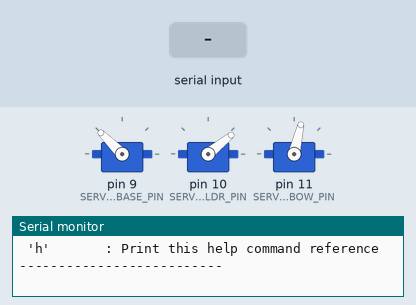
This sketch was run on a simulated Arduino Uno, built with avr-gcc and run on an emulated ATmega328P. Parts: 3 × servo, the last lines printed to the serial monitor. Inputs (shaded band) come from the test bench.

Above: at 1.7 s.
1.8 s: "t\n" received over Serial
At 2.17 s:
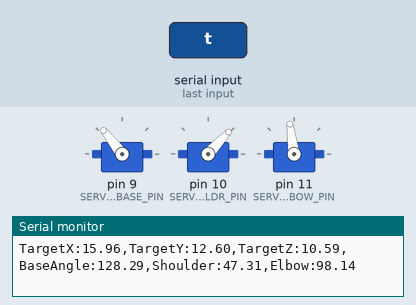
4.8 s: byte 116 ('t') received over Serial
At 4.8 s:
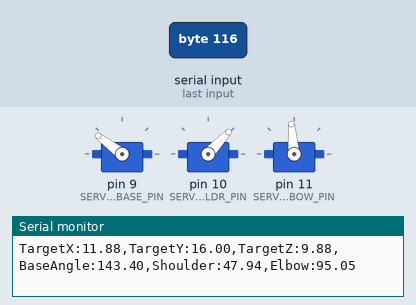
6.3 s: byte 84 ('T') received over Serial
At 6.9 s:
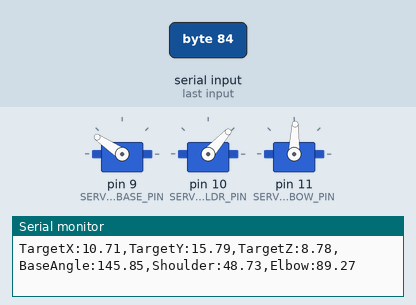
9.3 s: byte 120 ('x') received over Serial
At 9.3 s:
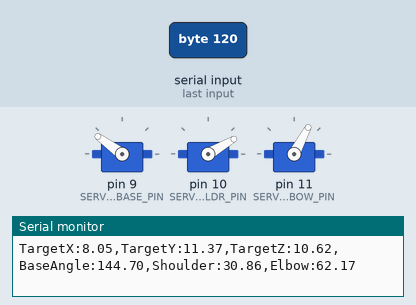
12.3 s: byte 115 ('s') received over Serial
15.3 s: byte 121 ('y') received over Serial
Timing chart, 0 to 19.3 s (numbered marks = the images above; inputs shaded):
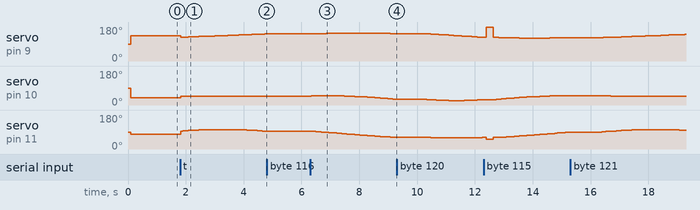

Measured:
- after the input at 1.8 s, servo on pin 10 (SERVO_SHLDR_PIN): 39° → 47° at once, → 46° 0.44 s later, → 47° 2.0 s later; servo on pin 11 (SERVO_ELBOW_PIN): rises from 77° to 103° in 0.99 s, then falls to 95° in 1.8 s
- after the input at 4.8 s, servo on pin 9 (SERVO_BASE_PIN): stays 143° (without the input it goes to 144° after 0.11 s); servo on pin 10 (SERVO_SHLDR_PIN): stays 47° (without the input it goes to 48° after 0.02 s); servo on pin 11 (SERVO_ELBOW_PIN): stays 95° (without the input it goes to 94° after 0.02 s)
- after the input at 6.3 s, servo on pin 9 (SERVO_BASE_PIN): 143° → 144° after 0.11 s, → 145° 0.18 s later, → 146° 0.27 s later, → 147° 0.27 s later, … (9 changes in this stretch); servo on pin 11 (SERVO_ELBOW_PIN): moves from 95° to 62° over 2.8 s, starting at once

The sketch:

Day_95_Robotic_Arm_IK.ino
```cpp
/*
 * 100 Projects with Arduino - Day 95
 * Project: 3-DOF Robotic Arm Inverse Kinematics (Geometric IK Solver)
 *
 * DESCRIPTION:
 * This project implements a real-time Inverse Kinematics (IK) solver for a 3-Degree-of-Freedom
 * (3-DOF) articulated robotic arm.
 *
 * THE ROBOTICS PROBLEM:
 * - Forward Kinematics (FK): Given joint angles (Base, Shoulder, Elbow), find where the hand
 *   (end-effector) is in 3D space (x, y, z). (Mathematically simple: basic trigonometry).
 * - Inverse Kinematics (IK): Given a target coordinate (x, y, z) where we want the robot to reach,
 *   calculate the required joint angles (theta1, theta2, theta3). (Mathematically complex:
 *   transcendental trigonometric equations with multiple solutions or singularities).
 *
 * THE MATHEMATICAL SOLVER (GEOMETRIC METHOD):
 * 1. Base Yaw (theta1): Rotates in the horizontal XY plane.
 *      theta1 = atan2(y, x)
 * 2. Planar Projection: Projects the 3D target coordinates (x, y, z) into a 2D vertical plane
 *      with radial distance r = sqrt(x^2 + y^2) and height z' = z - H_base.
 * 3. Law of Cosines: Solves the elbow (theta3) and shoulder (theta2) angles inside the triangle
 *    formed by link 1 (L1), link 2 (L2), and the diagonal distance S = sqrt(r^2 + z'^2).
 *
 * INTERACTIVE CLI & PATH SIMULATOR:
 * The Serial Monitor CLI allows entering coordinate targets (x, y, z) directly.
 * The program also features an automated "Circle Sweep" simulation mode that traces a 3D circle,
 * calculating joint angles continuously at 50 Hz, designed for plotting on the Serial Plotter.
 *
 * WIRING:
 * - Servo 1 (Base Yaw)      -> Digital Pin 9
 * - Servo 2 (Shoulder Pitch) -> Digital Pin 10
 * - Servo 3 (Elbow Pitch)    -> Digital Pin 11
 * - Servos require external 5V/6V power supply (do not power directly from Arduino 5V pin!).
 */

#include <Servo.h>

// --- ROBOT GEOMETRY (Dimensions in cm) ---
const float L1 = 15.0f;     // Link 1 (Shoulder to Elbow length)
const float L2 = 12.0f;     // Link 2 (Elbow to Wrist/End-Effector length)
const float H_BASE = 8.0f;  // Height of base rotation joint from ground

// --- PIN DEFINITIONS ---
const int SERVO_BASE_PIN = 9;
const int SERVO_SHLDR_PIN = 10;
const int SERVO_ELBOW_PIN = 11;

// --- SERVO INSTANCES ---
Servo servoBase;
Servo servoShoulder;
Servo servoElbow;

// --- ROBOT STATE ---
float targetX = 12.0f;
float targetY = 12.0f;
float targetZ = 10.0f;

float jointTheta1 = 90.0f;  // Base Angle (Degrees)
float jointTheta2 = 90.0f;  // Shoulder Angle (Degrees)
float jointTheta3 = 90.0f;  // Elbow Angle (Degrees)

bool simulationActive = false;

void setup() {
  Serial.begin(9600);

  // Attach Servos
  servoBase.attach(SERVO_BASE_PIN);
  servoShoulder.attach(SERVO_SHLDR_PIN);
  servoElbow.attach(SERVO_ELBOW_PIN);

  // Home Servos
  writeServos(90, 90, 90);

  Serial.println(F("=================================================="));
  Serial.println(F("Day 95: 3-DOF Robotic Arm Inverse Kinematics"));
  Serial.println(F("=================================================="));

  // Test solve for default position
  if (solveInverseKinematics(targetX, targetY, targetZ, jointTheta1, jointTheta2, jointTheta3)) {
    writeServos(jointTheta1, jointTheta2, jointTheta3);
  }

  printMenu();
}

void loop() {
  // 1. Run Automated Path Simulation (Traces a Circle in 3D space)
  if (simulationActive) {
    runCircleTraceSimulation();
  }

  // 2. Poll Serial CLI Commands
  if (Serial.available() > 0) {
    char cmd = Serial.read();
    if (cmd == '\n' || cmd == '\r') return;

    switch (cmd) {
      case 'x':
        targetX = Serial.parseFloat();
        break;
      case 'y':
        targetY = Serial.parseFloat();
        break;
      case 'z':
        targetZ = Serial.parseFloat();
        break;
      case 's':
      case 'S':
        // Run solver manually and print
        Serial.print(F("[INPUT] Target Coordinate set to: X="));
        Serial.print(targetX);
        Serial.print(F(", Y="));
        Serial.print(targetY);
        Serial.print(F(", Z="));
        Serial.println(targetZ);

        if (solveInverseKinematics(targetX, targetY, targetZ, jointTheta1, jointTheta2,
                                   jointTheta3)) {
          writeServos(jointTheta1, jointTheta2, jointTheta3);
          printJointAngles();
        }
        break;
      case 't':
      case 'T':
        simulationActive = !simulationActive;
        Serial.print(F("[SYSTEM] 3D Circle Trace Path Simulation: "));
        Serial.println(simulationActive ? F("STARTED") : F("STOPPED"));
        break;
      case 'h':
      case 'H':
        printMenu();
        break;
      default:
        break;
    }
  }

  delay(20);  // 50 Hz loop frequency
}

// =============================================================
//  INVERSE KINEMATICS MATHEMATICAL SOLVER
// =============================================================

/**
 * Calculates joint angles (degrees) for target coordinate (x,y,z).
 * Returns true if the position is reachable (valid solution exists).
 */
bool solveInverseKinematics(float x, float y, float z, float &t1, float &t2, float &t3) {
  // 1. Solve Base Rotation Angle (Theta 1)
  // Base rotates on the XY plane.
  float theta1_rad = atan2(y, x);

  // 2. Project 3D coordinates onto 2D plane (r, z')
  float r = sqrt(x * x + y * y);  // Radial distance in XY plane
  float z_prime = z - H_BASE;     // Vertical offset relative to shoulder joint

  // 3. Check for workspace reachability
  // Calculate direct diagonal distance from shoulder to end-effector
  float S = sqrt(r * r + z_prime * z_prime);

  if (S > (L1 + L2)) {
    Serial.println(F("[ERROR] Target out of range! (Exceeds physical reach)"));
    return false;
  }
  if (S < abs(L1 - L2)) {
    Serial.println(F("[ERROR] Target too close! (Workspace singularity)"));
    return false;
  }

  // 4. Solve Elbow Angle (Theta 3) using Law of Cosines
  // cos(beta) = (L1^2 + L2^2 - S^2) / (2 * L1 * L2)
  // Where beta is the interior angle between L1 and L2.
  float cosBeta = (L1 * L1 + L2 * L2 - S * S) / (2.0f * L1 * L2);
  cosBeta = constrain(cosBeta, -1.0f, 1.0f);  // Guard against floating point inaccuracies
  float beta = acos(cosBeta);

  // Joint angle theta3 is the relative angle between L1 extension and L2.
  // We solve for elbow-up configuration: theta3 = PI - beta.
  float theta3_rad = PI - beta;

  // 5. Solve Shoulder Angle (Theta 2)
  // theta2 = phi1 - phi2
  // phi1 = angle of target diagonal line from ground horizontal = atan2(z_prime, r)
  // phi2 = interior angle between L1 and target diagonal S
  // cos(phi2) = (L1^2 + S^2 - L2^2) / (2 * L1 * S)
  float phi1 = atan2(z_prime, r);
  float cosPhi2 = (L1 * L1 + S * S - L2 * L2) / (2.0f * L1 * S);
  cosPhi2 = constrain(cosPhi2, -1.0f, 1.0f);
  float phi2 = acos(cosPhi2);

  float theta2_rad = phi1 + phi2;  // Elbow-up configuration adds these angles

  // 6. Convert Radians to Degrees
  t1 = theta1_rad * 180.0f / PI;
  t2 = theta2_rad * 180.0f / PI;
  t3 = theta3_rad * 180.0f / PI;

  // Convert to physical servo mounting reference offsets
  // (Base center = 90 deg, Shoulder upright = 90 deg, Elbow straight = 90 deg)
  t1 = 90.0f + t1;   // Assuming base rotates +/- 90 degrees around center
  t2 = 90.0f - t2;   // Upward pitch from horizontal
  t3 = 180.0f - t3;  // Angle relative to L1

  // Final range guards (Servo physical limits: 0 to 180 degrees)
  if (t1 < 0.0f || t1 > 180.0f || t2 < 0.0f || t2 > 180.0f || t3 < 0.0f || t3 > 180.0f) {
    Serial.println(
        F("[ERROR] Target reachable, but requires joint angles outside servo limits (0-180)!"));
    return false;
  }

  return true;
}

void writeServos(float t1, float t2, float t3) {
  servoBase.write((int)t1);
  servoShoulder.write((int)t2);
  servoElbow.write((int)t3);
}

// =============================================================
//  PATH GENERATOR & UTILITIES
// =============================================================

/**
 * Traces a 3D circle in space.
 * Radius = 4cm, centered at X=12cm, Y=12cm, Z=10cm.
 */
void runCircleTraceSimulation() {
  static float angle = 0.0f;
  const float radius = 4.0f;

  // Center coordinates
  const float cx = 12.0f;
  const float cy = 12.0f;
  const float cz = 10.0f;

  // Parametric circle equations
  float targetX_sim = cx + radius * cos(angle);
  float targetY_sim = cy + radius * sin(angle);
  float targetZ_sim = cz + radius * sin(angle * 2.0f) * 0.5f;  // Add a slight figure-8 height wave

  angle += 0.05f;
  if (angle >= 2.0f * PI) angle -= 2.0f * PI;

  float t1, t2, t3;
  if (solveInverseKinematics(targetX_sim, targetY_sim, targetZ_sim, t1, t2, t3)) {
    writeServos(t1, t2, t3);

    // Output values formatted for the Serial Plotter
    Serial.print(F("TargetX:"));
    Serial.print(targetX_sim);
    Serial.print(F(",TargetY:"));
    Serial.print(targetY_sim);
    Serial.print(F(",TargetZ:"));
    Serial.print(targetZ_sim);
    Serial.print(F(",BaseAngle:"));
    Serial.print(t1);
    Serial.print(F(",Shoulder:"));
    Serial.print(t2);
    Serial.print(F(",Elbow:"));
    Serial.println(t3);
  }
}

void printJointAngles() {
  Serial.println(F("----------------- SOLVED JOINT ANGLES -----------------"));
  Serial.print(F(" Base (Servo D9)     : "));
  Serial.print(jointTheta1, 1);
  Serial.println(F(" degrees"));
  Serial.print(F(" Shoulder (Servo D10): "));
  Serial.print(jointTheta2, 1);
  Serial.println(F(" degrees"));
  Serial.print(F(" Elbow (Servo D11)   : "));
  Serial.print(jointTheta3, 1);
  Serial.println(F(" degrees"));
  Serial.println(F("-------------------------------------------------------"));
}

void printMenu() {
  Serial.println(F("\n--- ROBOTIC ARM IK CLI ---"));
  Serial.println(F(" Configure target coordinates and solve:"));
  Serial.println(F(" 'x <val>' : Set target X coordinate (e.g. 'x 12')"));
  Serial.println(F(" 'y <val>' : Set target Y coordinate (e.g. 'y 12')"));
  Serial.println(F(" 'z <val>' : Set target Z coordinate (e.g. 'z 10')"));
  Serial.println(F(" 's'       : Solve & Move to coordinates"));
  Serial.println(F(" 't'       : Toggle automatic 3D Circle path trace simulation (for Plotter)"));
  Serial.println(F(" 'h'       : Print this help command reference"));
  Serial.println(F("--------------------------\n"));
}
```
